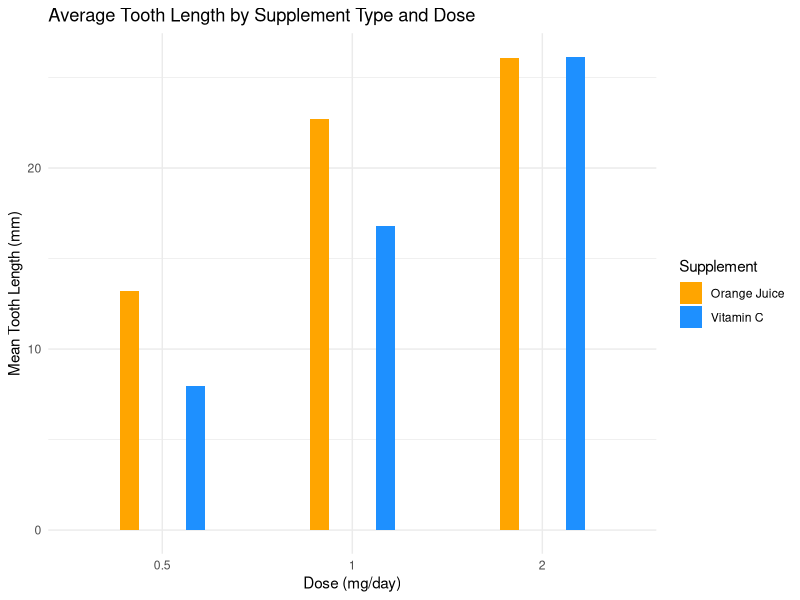

The R script that drew this image:
## ---- chunk 1
summary(ToothGrowth)
## ---- chunk 2
#| warning: false
library(ggplot2)
library(dplyr)

# Modify supplement names and calculate group means
avg_len <- ToothGrowth %>%
  mutate(supp = recode(supp, OJ = "Orange Juice", VC = "Vitamin C")) %>%
  group_by(supp, dose) %>%
  summarise(mean_len = mean(len), .groups = "drop")

avg_len$dose <- as.factor(avg_len$dose)

ggplot(avg_len, aes(x = dose, y = mean_len, fill = supp)) +
  geom_bar(stat = "identity", position = position_dodge(width = 0.7), width = 0.2) +
  labs(
    title = "Average Tooth Length by Supplement Type and Dose",
    x = "Dose (mg/day)",
    y = "Mean Tooth Length (mm)",
    fill = "Supplement"
  ) +
  scale_fill_manual(
    values = c("Orange Juice" = "#FFA500", "Vitamin C" = "#1E90FF")
  ) +
  theme_minimal()
